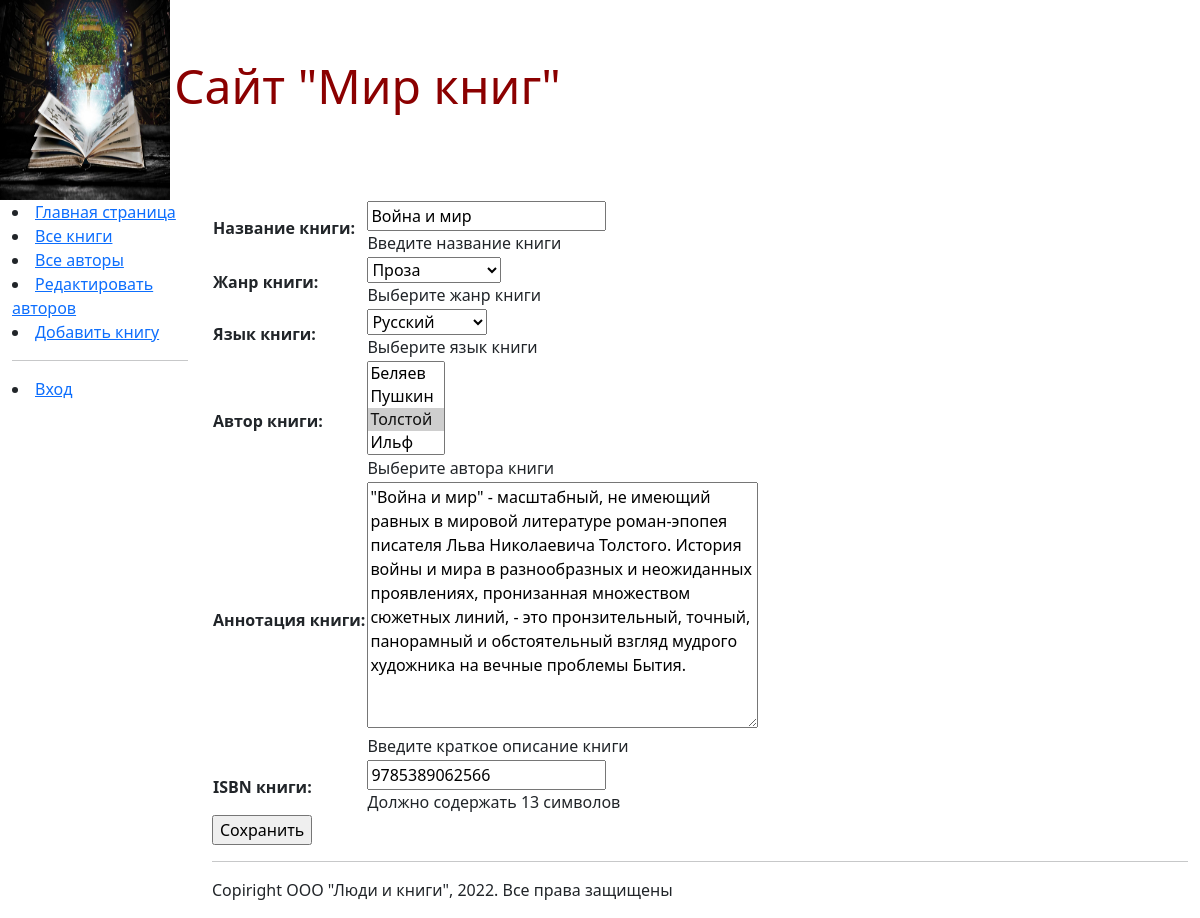
/book/update/1, run on the app's committed database.
### catalog/models.py (models this page shows, shortened)
class Book(models.Model):
    title = models.CharField(max_length=200,
                             help_text="Введите название книги",
                             verbose_name="Название книги",
                             )
    genre = models.ForeignKey('Genre', on_delete=models.CASCADE,
                              help_text="Выберите жанр книги",
                              verbose_name="Жанр книги",
                              null=True
                              )
    language = models.ForeignKey('Language',
                                 on_delete=models.CASCADE,
                                 help_text="Выберите язык книги",
                                 verbose_name="Язык книги",
                                 null=True
                                 )
    author = models.ManyToManyField('Author',
                                    help_text="Выберите автора книги",
                                    verbose_name="Автор книги",
                                    )
    summary = models.TextField(max_length=1000,
                               help_text="Введите краткое описание книги",
                               verbose_name="Аннотация книги",
                               )
    isbn = models.CharField(max_length=13,
                            help_text="Должно содержать 13 символов",
                            verbose_name="ISBN книги"
                            )
    def display_author(self):
        return ', '.join([author.last_name for author in self.author.all()])
    display_author.short_description = 'Авторы'
    class Meta:
        verbose_name = "книгу"
        verbose_name_plural = "книги"

### catalog/views.py (the view)
# urls.py: re_path(r'^book/update/(?P<pk>\d+)$', views.BookUpdate.as_view(), name='book_update'),
class BookUpdate(UpdateView):
    model = Book
    fields = '__all__'
    success_url = reverse_lazy('books')

### catalog/models.py (called while the page is built)
    def __str__(self):
        return self.name

    def __str__(self):
        return self.name

    def __str__(self):
        return self.last_name

### catalog/templates/catalog/book_form.html (shortened to what this page needs)
{% extends "base_generic.html" %}
{% block content %}
<form actoin="" method="post">
    <table>
        {{ form.as_table }}
    </table>
    <input type="submit" value="Сохранить"/>
</form>
{% endblock content %}

### data on the page
Book: title "Война и мир", genre "Проза", language "Русский", summary "\"Война и мир\" - масштабный, не имеющий равных в мировой литературе роман-эпопея писателя Льва Николаевича Толстого. История войны и мира в разнообразных и неожиданных проявлениях, пронизанная множеством сюжетных линий, - это пронзительный, точный, панорамный и обстоятельный взгляд мудрого художника на вечные проблемы Бытия.", isbn "9785389062566"
